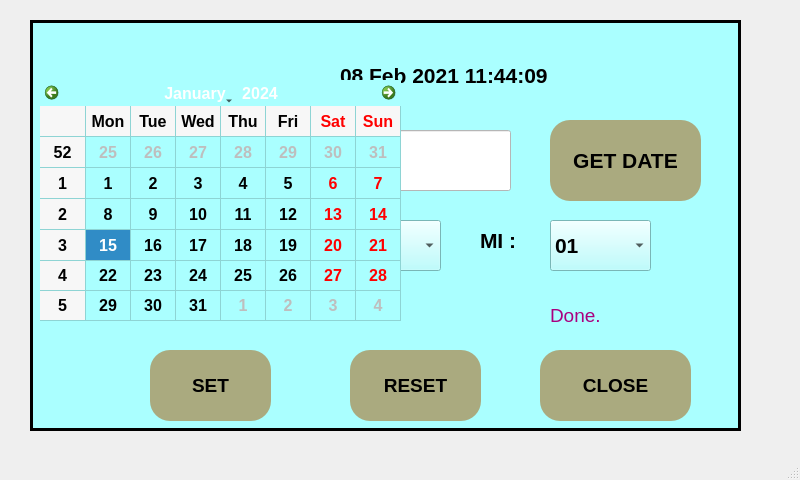
<?xml version="1.0" encoding="UTF-8"?>
<ui version="4.0">
 <class>MainWindow</class>
 <widget class="QMainWindow" name="MainWindow">
  <property name="geometry">
   <rect>
    <x>0</x>
    <y>0</y>
    <width>800</width>
    <height>480</height>
   </rect>
  </property>
  <property name="windowTitle">
   <string>MainWindow</string>
  </property>
  <widget class="QWidget" name="centralwidget">
   <widget class="QFrame" name="frame">
    <property name="geometry">
     <rect>
      <x>30</x>
      <y>20</y>
      <width>711</width>
      <height>411</height>
     </rect>
    </property>
    <property name="autoFillBackground">
     <bool>false</bool>
    </property>
    <property name="styleSheet">
     <string notr="true">background-color: rgb(170, 255, 255);
</string>
    </property>
    <property name="frameShape">
     <enum>QFrame::Box</enum>
    </property>
    <property name="frameShadow">
     <enum>QFrame::Plain</enum>
    </property>
    <property name="lineWidth">
     <number>3</number>
    </property>
    <widget class="QLabel" name="label">
     <property name="geometry">
      <rect>
       <x>310</x>
       <y>40</y>
       <width>251</width>
       <height>31</height>
      </rect>
     </property>
     <property name="font">
      <font>
       <family>Arial</family>
       <pointsize>16</pointsize>
       <weight>75</weight>
       <bold>true</bold>
      </font>
     </property>
     <property name="text">
      <string>08 Feb 2021 11:44:09</string>
     </property>
    </widget>
    <widget class="QLabel" name="label_2">
     <property name="geometry">
      <rect>
       <x>520</x>
       <y>270</y>
       <width>181</width>
       <height>51</height>
      </rect>
     </property>
     <property name="font">
      <font>
       <family>Arial</family>
       <pointsize>14</pointsize>
      </font>
     </property>
     <property name="styleSheet">
      <string notr="true">color: rgb(170, 0, 127);</string>
     </property>
     <property name="text">
      <string>Done.</string>
     </property>
    </widget>
    <widget class="QPushButton" name="pushButton_6">
     <property name="geometry">
      <rect>
       <x>120</x>
       <y>330</y>
       <width>121</width>
       <height>71</height>
      </rect>
     </property>
     <property name="font">
      <font>
       <family>Arial</family>
       <pointsize>14</pointsize>
       <weight>75</weight>
       <bold>true</bold>
      </font>
     </property>
     <property name="styleSheet">
      <string notr="true">background-color: rgb(170, 170, 127);
border-radius:20px;
</string>
     </property>
     <property name="text">
      <string>SET</string>
     </property>
     <property name="autoDefault">
      <bool>true</bool>
     </property>
     <property name="default">
      <bool>true</bool>
     </property>
     <property name="flat">
      <bool>false</bool>
     </property>
    </widget>
    <widget class="QPushButton" name="pushButton_7">
     <property name="geometry">
      <rect>
       <x>320</x>
       <y>330</y>
       <width>131</width>
       <height>71</height>
      </rect>
     </property>
     <property name="font">
      <font>
       <family>Arial</family>
       <pointsize>14</pointsize>
       <weight>75</weight>
       <bold>true</bold>
      </font>
     </property>
     <property name="styleSheet">
      <string notr="true">background-color: rgb(170, 170, 127);
border-radius:20px;
</string>
     </property>
     <property name="text">
      <string>RESET</string>
     </property>
     <property name="autoDefault">
      <bool>true</bool>
     </property>
     <property name="default">
      <bool>true</bool>
     </property>
     <property name="flat">
      <bool>false</bool>
     </property>
    </widget>
    <widget class="QLabel" name="label_3">
     <property name="geometry">
      <rect>
       <x>190</x>
       <y>110</y>
       <width>101</width>
       <height>61</height>
      </rect>
     </property>
     <property name="font">
      <font>
       <family>Arial</family>
       <pointsize>16</pointsize>
       <weight>75</weight>
       <bold>true</bold>
      </font>
     </property>
     <property name="text">
      <string>DATE :</string>
     </property>
    </widget>
    <widget class="QPushButton" name="pushButton_8">
     <property name="geometry">
      <rect>
       <x>510</x>
       <y>330</y>
       <width>151</width>
       <height>71</height>
      </rect>
     </property>
     <property name="font">
      <font>
       <family>Arial</family>
       <pointsize>14</pointsize>
       <weight>75</weight>
       <bold>true</bold>
      </font>
     </property>
     <property name="styleSheet">
      <string notr="true">background-color: rgb(170, 170, 127);
border-radius:20px;
</string>
     </property>
     <property name="text">
      <string>CLOSE</string>
     </property>
     <property name="autoDefault">
      <bool>true</bool>
     </property>
     <property name="default">
      <bool>true</bool>
     </property>
     <property name="flat">
      <bool>false</bool>
     </property>
    </widget>
    <widget class="QLabel" name="label_4">
     <property name="geometry">
      <rect>
       <x>20</x>
       <y>20</y>
       <width>111</width>
       <height>51</height>
      </rect>
     </property>
     <property name="font">
      <font>
       <family>Arial</family>
       <pointsize>10</pointsize>
       <weight>75</weight>
       <bold>true</bold>
      </font>
     </property>
     <property name="styleSheet">
      <string notr="true">color: rgb(170, 0, 127);</string>
     </property>
     <property name="text">
      <string/>
     </property>
     <property name="pixmap">
      <pixmap>../images/nms.png</pixmap>
     </property>
    </widget>
    <widget class="QLabel" name="label_5">
     <property name="geometry">
      <rect>
       <x>190</x>
       <y>200</y>
       <width>71</width>
       <height>51</height>
      </rect>
     </property>
     <property name="font">
      <font>
       <family>Arial</family>
       <pointsize>16</pointsize>
       <weight>75</weight>
       <bold>true</bold>
      </font>
     </property>
     <property name="text">
      <string>HH :</string>
     </property>
    </widget>
    <widget class="QComboBox" name="comboBox_2">
     <property name="geometry">
      <rect>
       <x>310</x>
       <y>200</y>
       <width>101</width>
       <height>51</height>
      </rect>
     </property>
     <property name="font">
      <font>
       <family>Arial</family>
       <pointsize>16</pointsize>
       <weight>75</weight>
       <bold>true</bold>
      </font>
     </property>
     <item>
      <property name="text">
       <string>01</string>
      </property>
     </item>
     <item>
      <property name="text">
       <string>02</string>
      </property>
     </item>
     <item>
      <property name="text">
       <string>03</string>
      </property>
     </item>
     <item>
      <property name="text">
       <string>04</string>
      </property>
     </item>
    </widget>
    <widget class="QLineEdit" name="lineEdit">
     <property name="geometry">
      <rect>
       <x>310</x>
       <y>110</y>
       <width>171</width>
       <height>61</height>
      </rect>
     </property>
     <property name="font">
      <font>
       <family>Arial</family>
       <pointsize>16</pointsize>
       <weight>75</weight>
       <bold>true</bold>
      </font>
     </property>
     <property name="toolTipDuration">
      <number>0</number>
     </property>
     <property name="styleSheet">
      <string notr="true">background-color: rgb(255, 255, 255);</string>
     </property>
    </widget>
    <widget class="QPushButton" name="pushButton_9">
     <property name="geometry">
      <rect>
       <x>520</x>
       <y>100</y>
       <width>151</width>
       <height>81</height>
      </rect>
     </property>
     <property name="font">
      <font>
       <family>Arial</family>
       <pointsize>16</pointsize>
       <weight>75</weight>
       <bold>true</bold>
      </font>
     </property>
     <property name="styleSheet">
      <string notr="true">background-color: rgb(170, 170, 127);
border-radius:20px;
</string>
     </property>
     <property name="text">
      <string>GET DATE</string>
     </property>
     <property name="autoDefault">
      <bool>true</bool>
     </property>
     <property name="default">
      <bool>true</bool>
     </property>
     <property name="flat">
      <bool>false</bool>
     </property>
    </widget>
    <widget class="QLabel" name="label_6">
     <property name="geometry">
      <rect>
       <x>450</x>
       <y>200</y>
       <width>41</width>
       <height>41</height>
      </rect>
     </property>
     <property name="font">
      <font>
       <family>Arial</family>
       <pointsize>16</pointsize>
       <weight>75</weight>
       <bold>true</bold>
      </font>
     </property>
     <property name="text">
      <string>MI :</string>
     </property>
    </widget>
    <widget class="QComboBox" name="comboBox_3">
     <property name="geometry">
      <rect>
       <x>520</x>
       <y>200</y>
       <width>101</width>
       <height>51</height>
      </rect>
     </property>
     <property name="font">
      <font>
       <family>Arial</family>
       <pointsize>16</pointsize>
       <weight>75</weight>
       <bold>true</bold>
      </font>
     </property>
     <item>
      <property name="text">
       <string>01</string>
      </property>
     </item>
     <item>
      <property name="text">
       <string>02</string>
      </property>
     </item>
     <item>
      <property name="text">
       <string>03</string>
      </property>
     </item>
     <item>
      <property name="text">
       <string>04</string>
      </property>
     </item>
     <item>
      <property name="text">
       <string>06</string>
      </property>
     </item>
     <item>
      <property name="text">
       <string>10</string>
      </property>
     </item>
    </widget>
    <widget class="QCalendarWidget" name="calendarWidget">
     <property name="geometry">
      <rect>
       <x>10</x>
       <y>60</y>
       <width>361</width>
       <height>241</height>
      </rect>
     </property>
     <property name="font">
      <font>
       <family>Arial</family>
       <pointsize>12</pointsize>
       <weight>75</weight>
       <bold>true</bold>
      </font>
     </property>
     <property name="gridVisible">
      <bool>true</bool>
     </property>
    </widget>
   </widget>
  </widget>
  <widget class="QMenuBar" name="menubar">
   <property name="geometry">
    <rect>
     <x>0</x>
     <y>0</y>
     <width>800</width>
     <height>21</height>
    </rect>
   </property>
  </widget>
  <widget class="QStatusBar" name="statusbar"/>
 </widget>
 <resources/>
 <connections/>
</ui>
